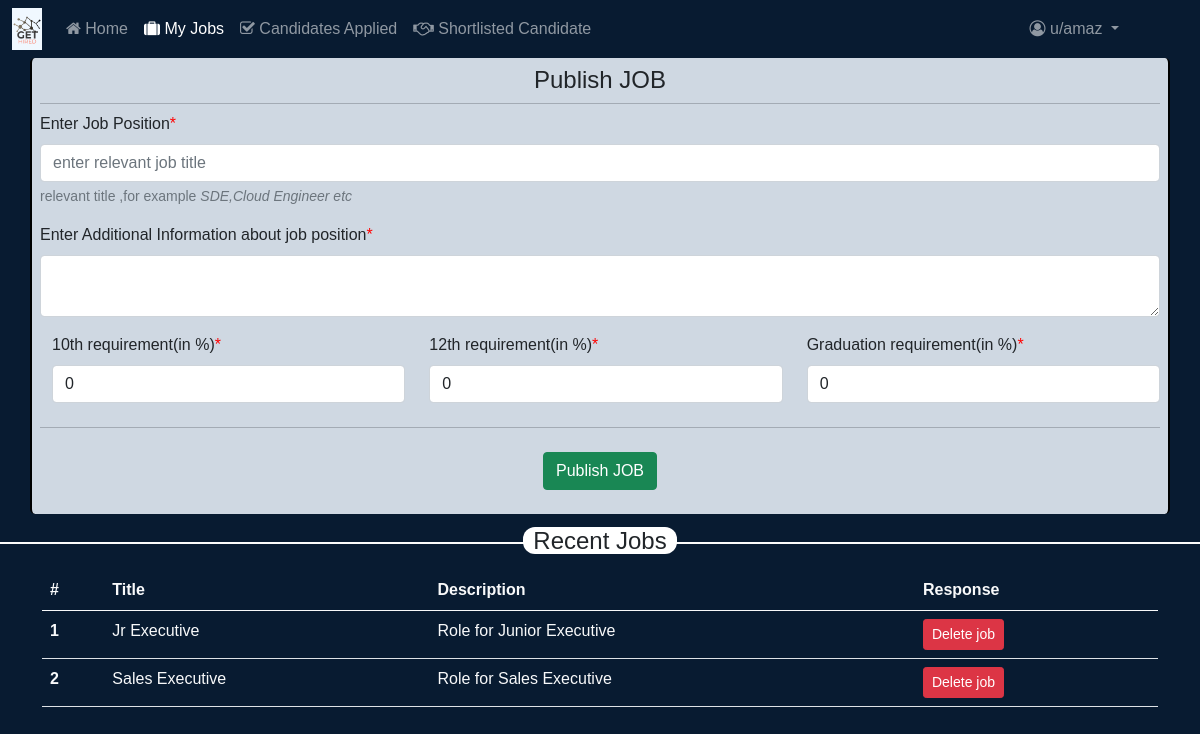
Screenshot of /EMPLOYER/my-jobs/ (signed in) with the database file from the repository.
### JOB/models.py (models this page shows, shortened)
class JOB(models.Model):
    job_id=models.AutoField(primary_key=True)
    job_title=models.CharField(max_length=100)
    job_desc=models.TextField()
    pub_date=models.DateTimeField(auto_now=True)
    x_req=models.DecimalField(max_digits=5,decimal_places=2)
    xii_req=models.DecimalField(max_digits=5,decimal_places=2)
    grad_req=models.DecimalField(max_digits=5,decimal_places=2)
    employer_name=models.ForeignKey(EMPLOYER,on_delete=models.CASCADE)

### EMPLOYER/views.py (the view)
# urls.py: path('my-jobs/',views.myjobs,name="my jobs"),
def myjobs(request):
    if request.user.is_authenticated:
        try:
            employer=EMPLOYER.objects.get(user=request.user)
            jobs=JOB.objects.filter(employer_name=employer)
            param={
                'jobs':jobs
            }
            return render(request,'EMPLOYER/my-jobs.html/',param)
        except:
            return redirect('/')
    else:
        return redirect('/')

### templates/EMPLOYER/my-jobs.html (shortened to what this page needs)
{% extends 'baseE.html' %}
{% block jobsactive %}
active{% endblock jobsactive %}
{% block content %}
<div class="container container-employer p-2 mb-2">
<h2 class="text-center " style="
    font-size: x-large;">Publish  JOB</h2>
<hr class="my-2">
<form action="/EMPLOYER/publish-jobs/" method="POST">{% csrf_token %}
     <div class="mb-3">
            <label for="job_title" class="form-label"> Enter Job Position<span style="color:red;">*</span></label>
            <input type="text" class="form-control" id="job_title" name="job_title" placeholder="enter relevant job title" aria-describedby="tag_helper" required></input>
            <div id="tag_helper" class="form-text">relevant title ,for example <i>SDE,Cloud Engineer etc </i></div>
        </div>
      <div class="mb-3">
      <label for="job_desc" class="form-label">Enter Additional Information about job position<span style="color:red";>*</span></label>
      <textarea class="form-control" name="job_desc" id="job_desc"></textarea>
      </div>
   <div class="mb-3 row">
   <div class="col-sm-4">
   <label for ="x_req" class="form-label">10th requirement(in %)<span style="color:red;">*</span></label>
   <input type="number" class="form-control" min="0" max="100" value="0" step="0.01" id="x_req" name="x_req" placeholder="class X req" required></input>
   </div>
   <div class="col-sm-4">
    <label for ="xii_req" class="form-label">12th requirement(in %)<span style="color:red;">*</span></label>
   <input type="number" class="form-control" id="xii_req" min="0" max="100" value="0" step="0.01" name="xii_req" placeholder="class 12 req" required></input>
   </div>
   <div class="col-sm-4">
    <label for ="grad_req" class="form-label">Graduation requirement(in %)<span style="color:red;">*</span></label>
   <input type="number" class="form-control" id="grad_req" min="0" max="100" value="0" step="0.01" name="grad_req" placeholder="Graduation req" required></input>
   </div>
   </div>
   <hr class ="my-4">
          <div class="mb-3 text-center">
         <button class="btn btn-success" type="submit">Publish JOB</button>
        </div>
</form>
</div>
<h4 class="line-away "><span>Recent Jobs</span></h4>
<div class="container my-4">
<table class="table text-light">
  <thead>
    <tr>
      <th scope="col">#</th>
      <th scope="col">Title</th>
      <th scope="col">Description</th>
       <th scope="col">Response</th>
    </tr>
  </thead>
  <tbody>
  {% for job in jobs %}
    <tr id="jnum-{{job.job_id}}">
      <th scope="row">{{forloop.counter}}</th>
      <td>{{job.job_title}}</td>
      <td>{{job.job_desc}}</td>
      <td>
      <button type="button" id="delete-job-{{job.job_id}}" class="btn btn-danger btn-sm">Delete job</button>
      </td>
       </tr>
    {% endfor %}
  </tbody>
</table>
</div>
{% endblock content %}

### templates/baseE.html (shortened to what this page needs)
<!doctype html>
<html lang="en">
  <head>
       <link href="https://cdn.jsdelivr.net/npm/bootstrap@5.0.0-beta1/dist/css/bootstrap.min.css" rel="stylesheet">
   <link rel="stylesheet" href="https://cdnjs.cloudflare.com/ajax/libs/font-awesome/4.7.0/css/font-awesome.min.css">
     {% load static %}
  <link rel="stylesheet" href="{% static 'css/style.css/' %}">
  </head>
  <body>
<nav class="navbar navbar-expand-lg navbar-dark bg-dark">
  <div class="container-fluid">
    <a class="navbar-brand" href="/">
    <img src="{% static 'images/logo1.png/' %}">
    </a>
    <div class="collapse navbar-collapse" id="navbarSupportedContent">
      <ul class="navbar-nav me-auto mb-2 mb-lg-0">
        <li class="nav-item">
          <a class="nav-link {% block homeactive %}
          {% endblock homeactive %}"  href="/"><i class="fa fa-home" aria-hidden="true"></i> Home</a>
        </li>
        <li class="nav-item">
          <a class="nav-link {% block jobsactive %}
          {% endblock jobsactive %}" href="/EMPLOYER/my-jobs/"><i class="fa fa-suitcase" aria-hidden="true"></i> My Jobs</a>
        </li>
            <li class="nav-item">
          <a class="nav-link {% block msgactive %}
          {% endblock  %}" href="/EMPLOYER/applied-candidate/"><i class="fa fa-check-square-o" aria-hidden="true"></i> Candidates Applied</a>
        </li>
           <li class="nav-item">
          <a class="nav-link {% block empactive %}
          {% endblock  %}" href="/EMPLOYER/shortlisted-candidate/"><i class="fa fa-handshake-o" aria-hidden="true"></i> Shortlisted Candidate</a>
        </li>
   </ul>
    <ul class="navbar-nav ml-2 mb-2 mb-lg-0">
                 <li class="nav-item dropdown  ">
          <a class="nav-link dropdown-toggle" href="#" id="navbarDropdown" role="button" data-bs-toggle="dropdown" aria-expanded="false">
            <i class="fa fa-user-circle-o" aria-hidden="true"></i> u/{{request.user}}
          </a>
        </li>
      </ul>
    </div>
  </div>
</nav>
   {% block content %}
   {% endblock content %}
  </body>
</html>

### JOBSEEKER/static/css/style.css (style rules this page uses)
* { font-family: sans-serif; }
body { background-color: #081b31!important; }
.bg-dark { background-color: #081b31!important; }
.navbar { padding-right:61px; }
.navbar-brand { background-color: aliceblue; }
.navbar-brand img { height: 30px; }
.row { margin-left:0; }
.container-employer { background-color: rgb(207, 216, 226); border:black; border-radius:5px; border-left:2px solid black; border-right:2px solid black; }
.line-away { width: 100%; text-align: center; border-bottom: 2px solid rgb(252, 252, 252); line-height: 0.1em; margin-top:26px; margin-bottom: 26px; }
.line-away span { background:#fff; padding:0 10px; border-radius: 12px; }

### rows the page displays
JOB: job_title "Jr Executive", job_desc "Role for Junior Executive"
JOB: job_title "Sales Executive", job_desc "Role for Sales Executive"

### other values shown
{{ request.user }} "amaz"
